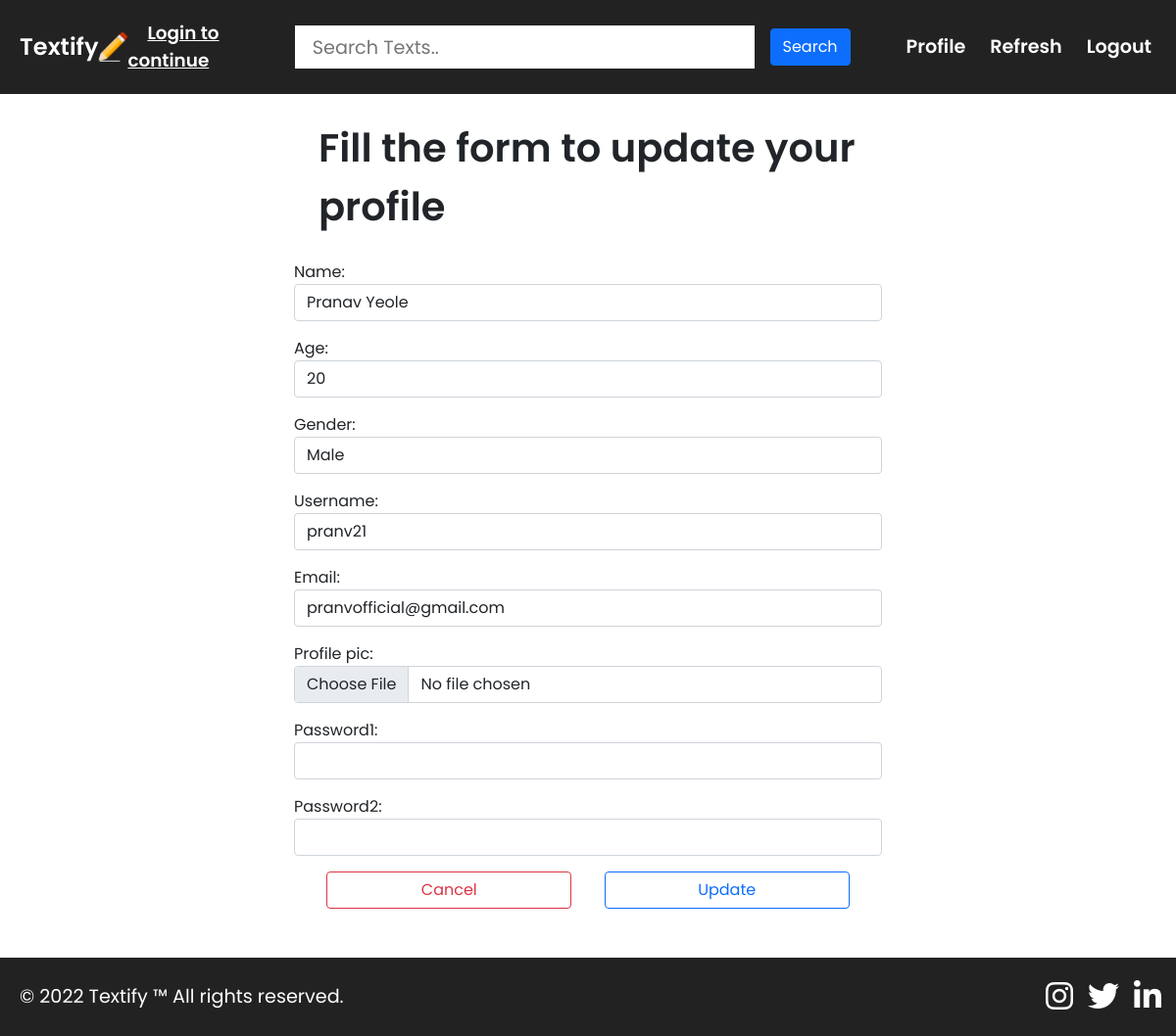
/profileupdate/2 (signed in), run on the app's committed database.
### textifyapi/models.py (models this page shows, shortened)
class User(AbstractUser):
    GENDER_CHOICE = [
        ("m", "Male"),
        ("f", "Female"),
        ("o", "Other")
    ]
    name = models.CharField(max_length=50, null=True, blank=True)
    age = models.IntegerField(validators=[MinValueValidator(1), MaxValueValidator(100)], null=True, blank=True)
    gender = models.CharField(max_length=1 ,choices=GENDER_CHOICE, null=True, blank=True)
    username = models.CharField(max_length=10, unique=True)
    email = models.EmailField(unique=True)
    password = models.CharField(max_length=20)
    profile_pic = models.ImageField(null=True, blank=True, upload_to="php/")

### textifyapi/views.py (the view)
# urls.py: path('profileupdate/<pk>', views.ProfileUpdate.as_view(), name="profileupdate"),
class ProfileUpdate(LoginRequiredMixin, UpdateView):
    model = User
    form_class = UserForm
    template_name = "textifyapi/profileupdate.html"
    success_url = reverse_lazy("textlist")

### textifyapi/forms.py
class UserForm(UserCreationForm):
    password1 = forms.CharField(max_length=20, widget=forms.PasswordInput(attrs={'class': 'form-control'}))
    password2 = forms.CharField(max_length=20, widget=forms.PasswordInput(attrs={'class': 'form-control'}))
    class Meta:
        model = User
        fields = ('name', 'age', 'gender', 'username', 'email', 'profile_pic')
        widgets = {
            'name': forms.TextInput(attrs={'class': 'form-control'}),
            'age': forms.TextInput(attrs={'class': 'form-control'}),
            'gender': forms.Select(attrs={'class': 'form-control'}),
            'username': forms.TextInput(attrs={'class': 'form-control'}),
            'email': forms.EmailInput(attrs={'class': 'form-control'}),
            'profile_pic': forms.FileInput(attrs={'class': 'form-control'}),
        }

### textifyapi/templates/textifyapi/profileupdate.html (shortened to what this page needs)
{% extends 'textifyapi/base.html' %}
{% load static %}
{% block head %}
<link rel="stylesheet" href="{% static 'textifyapi/account.css' %}" type="text/css">
{% endblock head %}
{% block content %}
<div class="form-group profile_form">
    <div class="form_heading">
        <span>Fill the form to update your profile</span>
    </div>
<form method="POST" enctype="multipart/form-data">
    {{form.as_p}}
    <div class="profile_options">
        <a href={% url 'profiledetail' object.pk %}><button type="button" class="btn btn-outline-danger">Cancel</button></a>
        <button type="submit" class="btn btn-outline-primary">Update</button>
    </div>
</form>
</div>
{% endblock content %}

### textifyapi/static/textifyapi/base.css (style rules this page uses)
* { margin: 0; padding: 0; font-family: 'Poppins', sans-serif; scroll-behavior: smooth; }
body { position: relative; min-height: 100vh; }

### textifyapi/static/textifyapi/account.css (style rules this page uses)
#login_form, .profile_form { width: 50vw; margin: 50px auto; margin-top: 25px; }
.form_heading { display: flex; align-items: center; justify-content: center; margin: 25px; }
.form_heading span { font-size: 2.5em; font-weight: 600; }
#loginform_option, #signup_instead, .profile_options { display: flex; align-items: center; justify-content: center; }
.profile_options { justify-content: space-evenly; }
.profile_options button { width: 250px; }

### data on the page
User: name "Pranav Yeole", age "20", gender "Male", username "pranv21", email "pranvofficial@gmail.com"
